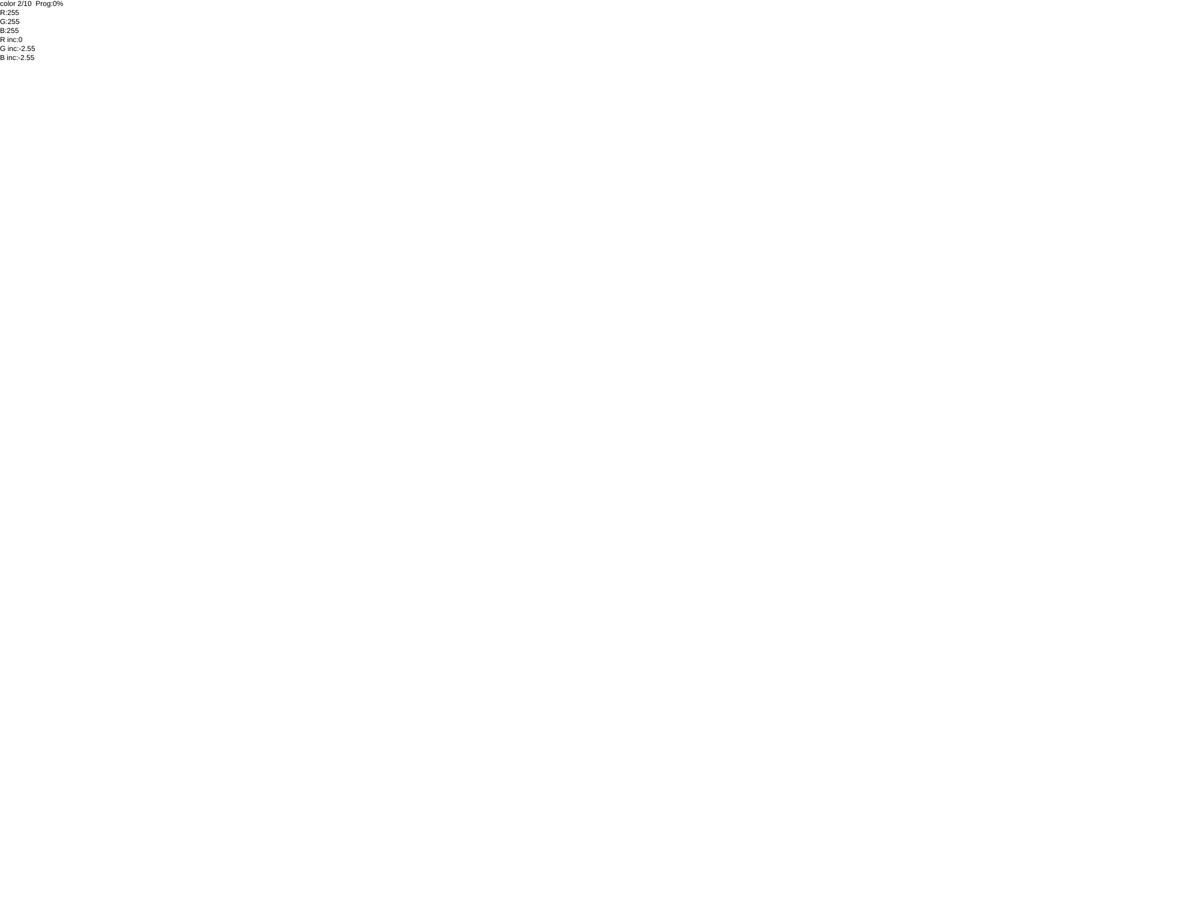
Frame 1 (no input)
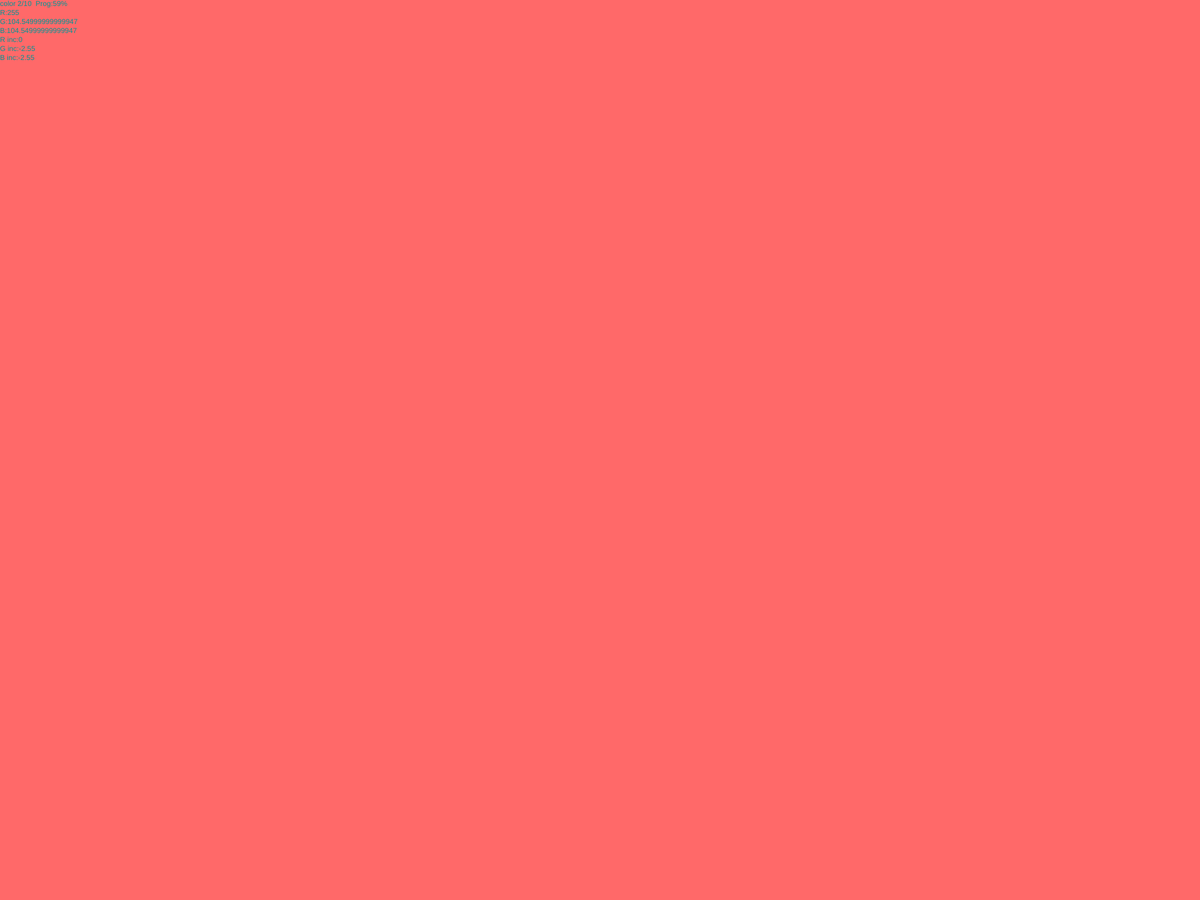
Frame 60 (no input)
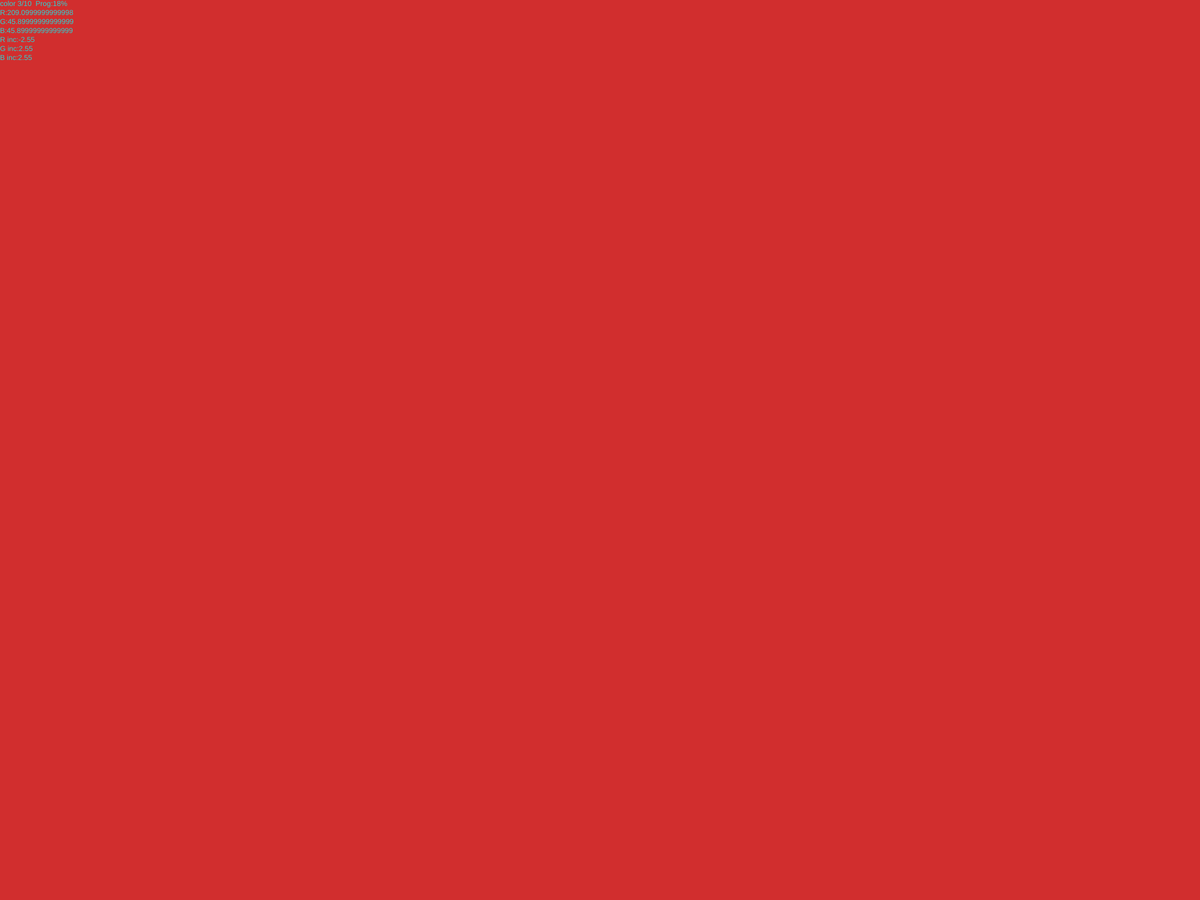
Frame 120 (the mouse pressed at the canvas centre since frame 60)

The p5.js sketch that drew these frames (run headless with seeded random() and noise() and a simulated clock; from frame 60 on, the mouse is pressed at the canvas centre):

// p5.js sketch
// ── sketch.js
let r = 0
let g = 0
let b = 0
//points
let p = [[255,255,255], [255,0,0], [0,255,255], [0,255,0], [255,0,255], [0,0,255], [255,218,185], [0,0,0], [153,153,255], [255,255,0]]
let s = 0 //status
let spdU = 100 //spd for user to set
let spd = (1/spdU)*10000
let spdP = spd //[same format as spd] spd that user changed to which is pending, equal to spd means no change
let progress = spd //%
let ri = 0
let gi = 0
let bi = 0


function setup(){
    createCanvas(2000,1500)
    background(0)
}

function draw(){
    CreateBuf()
    background(r,g,b)
    //text("hi",0,0)
    fill((255-r), (255-g), (255-b))
    text("color "+ (s+1).toString() + "/" + p.length.toString() + "  Prog:" + (Math.round(progress/spd*100000)/1000).toString() + "%\nR:" + r.toString() + "\nG:" +g.toString() + "\nB:" + b.toString() + "\nR inc:" + ri.toString() + "\nG inc:" + gi.toString() + "\nB inc:" + bi.toString(), 0, 10)
   // text(, 0, 20)
    //print(s.toString()+" "+r.toString()+" "+g.toString()+" "+b.toString())
    //print(ri.toString()+" "+gi.toString()+" "+bi.toString())
}

function CreateBuf(){
    if (progress >= spd){// to point, set new goal
        //check if need to change spd
        if (!(spd == spdP)){
            spd = spdP
        }
        let thiss = s
        let nexts = s + 1
        print (thiss)
        print(nexts)

        if (nexts > p.length-1){
            nexts = 0
        }

        progress = 0
        s = nexts

        //make sure r,g,b is exactly at the value
        r = p[thiss][0]
        g = p[thiss][1]
        b = p[thiss][2]

        //set interval
        ri = (p[nexts][0] - p[thiss][0]) / spd
        gi = (p[nexts][1] - p[thiss][1]) / spd
        bi = (p[nexts][2] - p[thiss][2]) / spd


    }else{//just add the increment


        progress += 1
        r += ri
        g += gi
        b += bi

    }

}

function changeSpd(){
    let ans = prompt("Enter a number. New speed will apply at next color. (num+ -> spd+; num- -> spd-)\nCurrent Speed: "+spdU.toString())
    if (!(ans == "")){
        spdU = parseInt(ans)
        spdP = (1/spdU)*10000
    }
    progress = spd
}

function add(){
    let ans = prompt("Input the color(s) you want to add in RGB (three 0-255 numbers). Separate colors with commma(,), separate RGB numbers with space. \nFor ex.: 185 204 98,254 10 25")
    let colors = ans.split(",")

    colors.forEach(function(item){
        let nums = item.split(" ")
        // nums.forEach(function(item){
        //         item = Number(item)

        //     }
        // )
        p.push([parseInt(nums[0]), parseInt(nums[1]), parseInt(nums[2])])
        }
    )
    
}

function mouseClicked(){
    progress = spd
}
